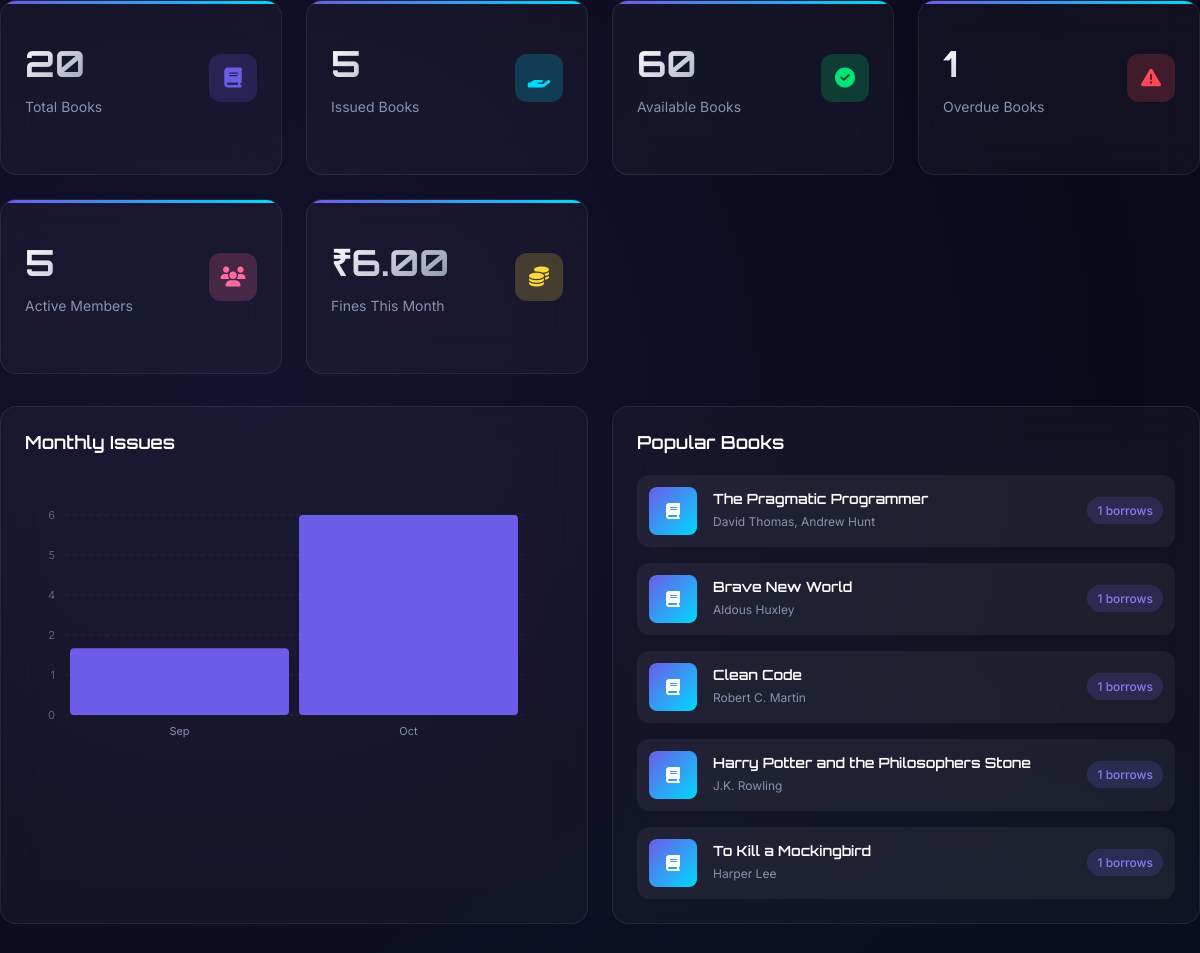
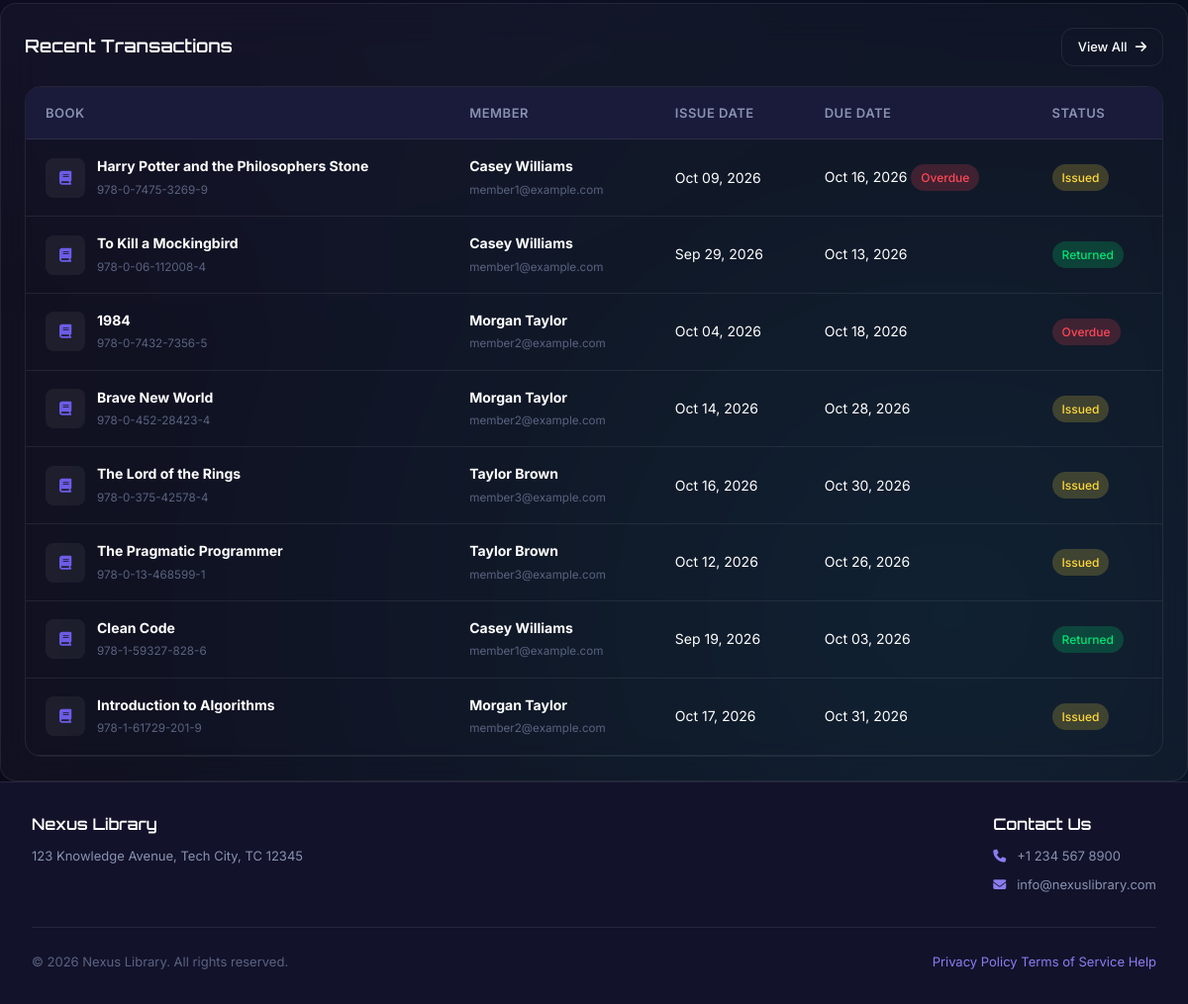
Page /pages/dashboard.php on the committed database (2 pictures, top to bottom).
### tables this page shows
CREATE TABLE IF NOT EXISTS books (
    id INT PRIMARY KEY AUTO_INCREMENT,
    isbn VARCHAR(20) UNIQUE,
    title VARCHAR(255) NOT NULL,
    author VARCHAR(200) NOT NULL,
    publisher VARCHAR(200),
    category_id INT,
    type ENUM('book', 'magazine', 'newspaper') DEFAULT 'book',
    issuable ENUM('yes', 'no') DEFAULT 'yes',
    description TEXT,
    shelf_location VARCHAR(50),
    total_copies INT DEFAULT 1,
    available_copies INT DEFAULT 1,
    price DECIMAL(10,2) DEFAULT 0.00,
    pages INT,
    language VARCHAR(50) DEFAULT 'English',
    cover_image VARCHAR(255) DEFAULT NULL,
    qr_code VARCHAR(255) DEFAULT NULL,
    status ENUM('available', 'reserved', 'maintenance', 'lost') DEFAULT 'available',
    created_at TIMESTAMP DEFAULT CURRENT_TIMESTAMP,
    updated_at TIMESTAMP DEFAULT CURRENT_TIMESTAMP ON UPDATE CURRENT_TIMESTAMP,
    FOREIGN KEY (category_id) REFERENCES categories(id) ON DELETE SET NULL
);

CREATE TABLE IF NOT EXISTS transactions (
    id INT PRIMARY KEY AUTO_INCREMENT,
    book_id INT NOT NULL,
    user_id INT NOT NULL,
    issued_by INT,
    issue_date DATE NOT NULL,
    due_date DATE NOT NULL,
    return_date DATE DEFAULT NULL,
    renewal_count INT DEFAULT 0,
    status ENUM('issued', 'returned', 'overdue', 'lost') DEFAULT 'issued',
    created_at TIMESTAMP DEFAULT CURRENT_TIMESTAMP,
    updated_at TIMESTAMP DEFAULT CURRENT_TIMESTAMP ON UPDATE CURRENT_TIMESTAMP,
    FOREIGN KEY (book_id) REFERENCES books(id) ON DELETE CASCADE,
    FOREIGN KEY (user_id) REFERENCES users(id) ON DELETE CASCADE,
    FOREIGN KEY (issued_by) REFERENCES users(id) ON DELETE SET NULL
);

CREATE TABLE IF NOT EXISTS users (
    id INT PRIMARY KEY AUTO_INCREMENT,
    name VARCHAR(100) NOT NULL,
    email VARCHAR(100) NOT NULL UNIQUE,
    password VARCHAR(255) NOT NULL,
    role ENUM('admin', 'librarian', 'member') NOT NULL DEFAULT 'member',
    phone VARCHAR(20) DEFAULT NULL,
    address TEXT,
    membership_validity DATE DEFAULT NULL,
    borrow_limit INT DEFAULT 5,
    status ENUM('active', 'inactive', 'suspended') DEFAULT 'active',
    created_at TIMESTAMP DEFAULT CURRENT_TIMESTAMP,
    updated_at TIMESTAMP DEFAULT CURRENT_TIMESTAMP ON UPDATE CURRENT_TIMESTAMP
);

### config/db.php (called while the page is built, shortened)
<?php
$conn = new mysqli(DB_HOST, DB_USER, DB_PASS, DB_NAME);
$conn->set_charset("utf8mb4");
$settings_cache = [];
$settings_result = $conn->query("SELECT * FROM settings");
while ($row = $settings_result->fetch_assoc()) {
    $settings_cache[$row['setting_key']] = $row['setting_value'];
}
function getSetting($key, $default = null) {
    global $settings_cache;
    return $settings_cache[$key] ?? $default;
}
function formatDate($date) {
    return date('M d, Y', strtotime($date));
}
?>

### includes/auth_check.php (called while the page is built, shortened)
<?php
require_once __DIR__ . '/../config/db.php';
?>

### pages/dashboard.php (the view, shortened to what this page needs)
<?php
require_once __DIR__ . '/../includes/header.php';
$stats = [];
$result = $conn->query("SELECT COUNT(*) as count FROM books WHERE type = 'book'");
$stats['total_books'] = $result->fetch_assoc()['count'] ?? 0;
$result = $conn->query("SELECT COUNT(*) as count FROM books WHERE type = 'magazine'");
$stats['total_magazines'] = $result->fetch_assoc()['count'] ?? 0;
$result = $conn->query("SELECT COUNT(*) as count FROM books WHERE type = 'newspaper'");
$stats['total_newspapers'] = $result->fetch_assoc()['count'] ?? 0;
$result = $conn->query("SELECT COUNT(*) as count FROM users WHERE status = 'active'");
$stats['total_users'] = $result->fetch_assoc()['count'] ?? 0;
$result = $conn->query("SELECT COUNT(*) as count FROM transactions WHERE status = 'issued'");
$stats['issued_books'] = $result->fetch_assoc()['count'] ?? 0;
$result = $conn->query("SELECT SUM(available_copies) as total FROM books WHERE type = 'book' AND status = 'available'");
$stats['available_books'] = $result->fetch_assoc()['total'] ?? 0;
$result = $conn->query("SELECT COUNT(*) as count FROM transactions WHERE status = 'issued' AND due_date < CURDATE()");
$stats['overdue_books'] = $result->fetch_assoc()['count'] ?? 0;
$result = $conn->query("SELECT COALESCE(SUM(amount), 0) as total FROM fines WHERE MONTH(created_at) = MONTH(CURDATE()) AND YEAR(created_at) = YEAR(CURDATE())");
$stats['fines_collected'] = $result->fetch_assoc()['total'] ?? 0;
$recent_transactions = $conn->query("
    SELECT t.*, b.title, b.isbn, u.name as user_name, u.email as user_email
    FROM transactions t
    JOIN books b ON t.book_id = b.id
    JOIN users u ON t.user_id = u.id
    ORDER BY t.created_at DESC
    LIMIT 10
");
$popular_books = $conn->query("
    SELECT b.id, b.title, b.author, COUNT(t.id) as borrow_count
    FROM books b
    LEFT JOIN transactions t ON b.id = t.book_id
    GROUP BY b.id, b.title, b.author
    ORDER BY borrow_count DESC
    LIMIT 5
");
?>
<div class="stats-grid">
    <div class="card stat-card">
        <div class="card-header">
            <div>
                <h3 class="stat-value" data-counter="<?php echo $stats['total_books']; ?>"><?php echo number_format($stats['total_books']); ?></h3>
                <p class="stat-label">Total Books</p>
            </div>
            <div class="card-icon primary">
                <i class="fas fa-book"></i>
            </div>
        </div>
    </div>
    <div class="card stat-card">
        <div class="card-header">
            <div>
                <h3 class="stat-value" data-counter="<?php echo $stats['issued_books']; ?>"><?php echo number_format($stats['issued_books']); ?></h3>
                <p class="stat-label">Issued Books</p>
            </div>
            <div class="card-icon secondary">
                <i class="fas fa-hand-holding"></i>
            </div>
        </div>
    </div>
    <div class="card stat-card">
        <div class="card-header">
            <div>
                <h3 class="stat-value" data-counter="<?php echo $stats['available_books']; ?>"><?php echo number_format($stats['available_books']); ?></h3>
                <p class="stat-label">Available Books</p>
            </div>
            <div class="card-icon success">
                <i class="fas fa-check-circle"></i>
            </div>
        </div>
    </div>
    <div class="card stat-card">
        <div class="card-header">
            <div>
                <h3 class="stat-value" data-counter="<?php echo $stats['overdue_books']; ?>"><?php echo number_format($stats['overdue_books']); ?></h3>
                <p class="stat-label">Overdue Books</p>
            </div>
            <div class="card-icon danger">
                <i class="fas fa-exclamation-triangle"></i>
            </div>
        </div>
    </div>
    <div class="card stat-card">
        <div class="card-header">
            <div>
                <h3 class="stat-value" data-counter="<?php echo $stats['total_users']; ?>"><?php echo number_format($stats['total_users']); ?></h3>
                <p class="stat-label">Active Members</p>
            </div>
            <div class="card-icon accent">
                <i class="fas fa-users"></i>
            </div>
        </div>
    </div>
    <div class="card stat-card">
        <div class="card-header">
            <div>
                <h3 class="stat-value">₹<?php echo number_format($stats['fines_collected'], 2); ?></h3>
                <p class="stat-label">Fines This Month</p>
            </div>
            <div class="card-icon warning">
                <i class="fas fa-coins"></i>
            </div>
        </div>
    </div>
</div>
<div class="grid-2" style="margin-bottom: 32px;">
    <div class="card">
        <div class="card-header">
            <h3 class="card-title">Monthly Issues</h3>
        </div>
        <div class="chart-container" id="monthlyChart"></div>
    </div>
    <div class="card">
        <div class="card-header">
            <h3 class="card-title">Popular Books</h3>
        </div>
        <div class="popular-books-list">
            <?php if ($popular_books->num_rows > 0): ?>
                <?php while ($book = $popular_books->fetch_assoc()): ?>
                    <div class="popular-book-item">
                        <div class="popular-book-icon">
                            <i class="fas fa-book"></i>
                        </div>
                        <div class="popular-book-info">
                            <h4><?php echo htmlspecialchars($book['title']); ?></h4>
                            <p><?php echo htmlspecialchars($book['author']); ?></p>
                        </div>
                        <div class="popular-book-count">
                            <span class="badge badge-primary"><?php echo $book['borrow_count']; ?> borrows</span>
                        </div>
                    </div>
                <?php endwhile; ?>
            <?php else: ?>
                <div class="empty-state">
                    <p class="text-muted">No borrowing data yet</p>
                </div>
            <?php endif; ?>
        </div>
    </div>
</div>
<div class="card">
    <div class="card-header">
        <h3 class="card-title">Recent Transactions</h3>
        <a href="<?php echo SITE_URL; ?>/admin/transactions/index.php" class="btn btn-sm btn-secondary">
            View All <i class="fas fa-arrow-right"></i>
        </a>
    </div>
    <div class="table-container">
        <table class="data-table">
            <thead>
                <tr>
                    <th>Book</th>
                    <th>Member</th>
                    <th>Issue Date</th>
                    <th>Due Date</th>
                    <th>Status</th>
                </tr>
            </thead>
            <tbody>
                <?php if ($recent_transactions->num_rows > 0): ?>
                    <?php while ($tx = $recent_transactions->fetch_assoc()): ?>
                        <tr>
                            <td>
                                <div style="display: flex; align-items: center; gap: 12px;">
                                    <div style="width: 40px; height: 40px; background: var(--bg-glass); border-radius: var(--radius-sm); display: flex; align-items: center; justify-content: center;">
                                        <i class="fas fa-book" style="color: var(--primary);"></i>
                                    </div>
                                    <div>
                                        <strong><?php echo htmlspecialchars($tx['title']); ?></strong>
                                        <br><small class="text-muted"><?php echo htmlspecialchars($tx['isbn']); ?></small>
                                    </div>
                                </div>
                            </td>
                            <td>
                                <strong><?php echo htmlspecialchars($tx['user_name']); ?></strong>
                                <br><small class="text-muted"><?php echo htmlspecialchars($tx['user_email']); ?></small>
                            </td>
                            <td><?php echo formatDate($tx['issue_date']); ?></td>
                            <td>
                                <?php echo formatDate($tx['due_date']); ?>
                                <?php if ($tx['status'] === 'issued' && strtotime($tx['due_date']) < time()): ?>
                                    <span class="badge badge-danger">Overdue</span>
                                <?php endif; ?>
                            </td>
                            <td>
                                <?php
                                $status_badge = match($tx['status']) {
                                    'issued' => 'badge-warning',
                                    'returned' => 'badge-success',
                                    'overdue' => 'badge-danger',
                                    default => 'badge-secondary'
                                };
                                ?>
                                <span class="badge <?php echo $status_badge; ?>"><?php echo ucfirst($tx['status']); ?></span>
                            </td>
                        </tr>
                    <?php endwhile; ?>
                <?php endif; ?>
            </tbody>
        </table>
    </div>
</div>
<?php include __DIR__ . '/../includes/footer.php'; ?>

### includes/header.php (shortened to what this page needs)
<?php
require_once __DIR__ . '/auth_check.php';
?>
<!DOCTYPE html>
<html lang="en">
<head>
    <link rel="stylesheet" href="https://cdnjs.cloudflare.com/ajax/libs/font-awesome/6.4.0/css/all.min.css">
    <link rel="stylesheet" href="<?php echo SITE_URL; ?>/assets/css/style.css">
</head>
<body>

### includes/footer.php (shortened to what this page needs)
            <footer class="main-footer">
                <div class="footer-content">
                    <div class="footer-info">
                        <div class="footer-library">
                            <h4><?php echo htmlspecialchars(getSetting('library_name', 'Nexus Library')); ?></h4>
                            <p><?php echo htmlspecialchars(getSetting('library_address', 'Library Address')); ?></p>
                        </div>
                        <div class="footer-contact">
                            <h4>Contact Us</h4>
                            <p><i class="fas fa-phone"></i> <?php echo htmlspecialchars(getSetting('library_phone', 'N/A')); ?></p>
                            <p><i class="fas fa-envelope"></i> <?php echo htmlspecialchars(getSetting('library_email', 'N/A')); ?></p>
                        </div>
                    </div>
                    <div class="footer-bottom">
                        <p>&copy; <?php echo date('Y'); ?> <?php echo htmlspecialchars(getSetting('library_name', 'Nexus Library')); ?>. All rights reserved.</p>
                        <div class="footer-links">
                            <a href="#">Privacy Policy</a>
                            <a href="#">Terms of Service</a>
                            <a href="#">Help</a>
                        </div>
                    </div>
                </div>
            </footer>
</body>
</html>

### pages/dashboard.php (style rules this page uses)
.popular-books-list { display: flex; flex-direction: column; gap: 16px; }
.popular-book-item { display: flex; align-items: center; gap: 16px; padding: 12px; background: var(--bg-glass); border-radius: var(--radius-md); transition: all var(--transition-fast); }
.popular-book-icon { width: 48px; height: 48px; background: linear-gradient(135deg, var(--primary), var(--secondary)); border-radius: var(--radius-sm); display: flex; align-items: center; justify-content: center; color: white; }
.popular-book-info { flex: 1; }
.popular-book-info h4 { font-size: 14px; margin-bottom: 4px; }
.popular-book-info p { font-size: 12px; color: var(--text-secondary); margin: 0; }

### rows in the picture
books: title "The Pragmatic Programmer", author "David Thomas, Andrew Hunt", borrow_count "1"
books: title "Brave New World", author "Aldous Huxley", borrow_count "1"
books: title "Clean Code", author "Robert C. Martin", borrow_count "1"
books: title "Harry Potter and the Philosophers Stone", author "J.K. Rowling", borrow_count "1"
books: title "To Kill a Mockingbird", author "Harper Lee", borrow_count "1"
transactions: book.title "Harry Potter and the Philosophers Stone", book.isbn "978-0-7475-3269-9", user.name "Casey Williams", user.email "member1@example.com", issue_date "Oct 09, 2026", due_date "Oct 16, 2026", shows "Overdue", status "Issued"
transactions: book.title "To Kill a Mockingbird", book.isbn "978-0-06-112008-4", user.name "Casey Williams", user.email "member1@example.com", issue_date "Sep 29, 2026", due_date "Oct 13, 2026", status "Returned"
transactions: book.title "1984", book.isbn "978-0-7432-7356-5", user.name "Morgan Taylor", user.email "member2@example.com", issue_date "Oct 04, 2026", due_date "Oct 18, 2026", status "Overdue"
transactions: book.title "Brave New World", book.isbn "978-0-452-28423-4", user.name "Morgan Taylor", user.email "member2@example.com", issue_date "Oct 14, 2026", due_date "Oct 28, 2026", status "Issued"
transactions: book.title "The Lord of the Rings", book.isbn "978-0-375-42578-4", user.name "Taylor Brown", user.email "member3@example.com", issue_date "Oct 16, 2026", due_date "Oct 30, 2026", status "Issued"
transactions: book.title "The Pragmatic Programmer", book.isbn "978-0-13-468599-1", user.name "Taylor Brown", user.email "member3@example.com", issue_date "Oct 12, 2026", due_date "Oct 26, 2026", status "Issued"
transactions: book.title "Clean Code", book.isbn "978-1-59327-828-6", user.name "Casey Williams", user.email "member1@example.com", issue_date "Sep 19, 2026", due_date "Oct 03, 2026", status "Returned"
transactions: book.title "Introduction to Algorithms", book.isbn "978-1-61729-201-9", user.name "Morgan Taylor", user.email "member2@example.com", issue_date "Oct 17, 2026", due_date "Oct 31, 2026", status "Issued"

### other values in the picture
$stats['total_books'] "20"
$stats['issued_books'] "5"
$stats['available_books'] "60"
$stats['overdue_books'] "1"
$stats['total_users'] "5"
$stats['fines_collected'] "6.00"
getSetting('library_name', 'Nexus Library') "Nexus Library"
getSetting('library_address', 'Library Address') "123 Knowledge Avenue, Tech City, TC 12345"
getSetting('library_phone', 'N/A') "+1 234 567 8900"
getSetting('library_email', 'N/A') "info@nexuslibrary.com"
